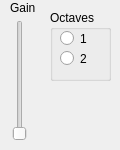
     <widget class="QWidget" name="suboscillator_tab">
      <attribute name="title">
       <string>Subosc.</string>
      </attribute>
      <widget class="QSlider" name="suboscillator_gain">
       <property name="geometry">
        <rect>
         <x>10</x>
         <y>20</y>
         <width>20</width>
         <height>121</height>
        </rect>
       </property>
       <property name="maximum">
        <number>127</number>
       </property>
       <property name="orientation">
        <enum>Qt::Vertical</enum>
       </property>
      </widget>
      <widget class="QLabel" name="label_37">
       <property name="geometry">
        <rect>
         <x>10</x>
         <y>0</y>
         <width>31</width>
         <height>16</height>
        </rect>
       </property>
       <property name="text">
        <string>Gain</string>
       </property>
      </widget>
      <widget class="QGroupBox" name="groupBox">
       <property name="geometry">
        <rect>
         <x>50</x>
         <y>10</y>
         <width>61</width>
         <height>71</height>
        </rect>
       </property>
       <property name="title">
        <string>Octaves</string>
       </property>
       <widget class="QRadioButton" name="suboscillator_octave_1">
        <property name="geometry">
         <rect>
          <x>10</x>
          <y>20</y>
          <width>31</width>
          <height>17</height>
         </rect>
        </property>
        <property name="text">
         <string>1</string>
        </property>
       </widget>
       <widget class="QRadioButton" name="suboscillator_octave_2">
        <property name="geometry">
         <rect>
          <x>10</x>
          <y>40</y>
          <width>31</width>
          <height>17</height>
         </rect>
        </property>
        <property name="text">
         <string>2</string>
        </property>
       </widget>
      </widget>
     </widget>
